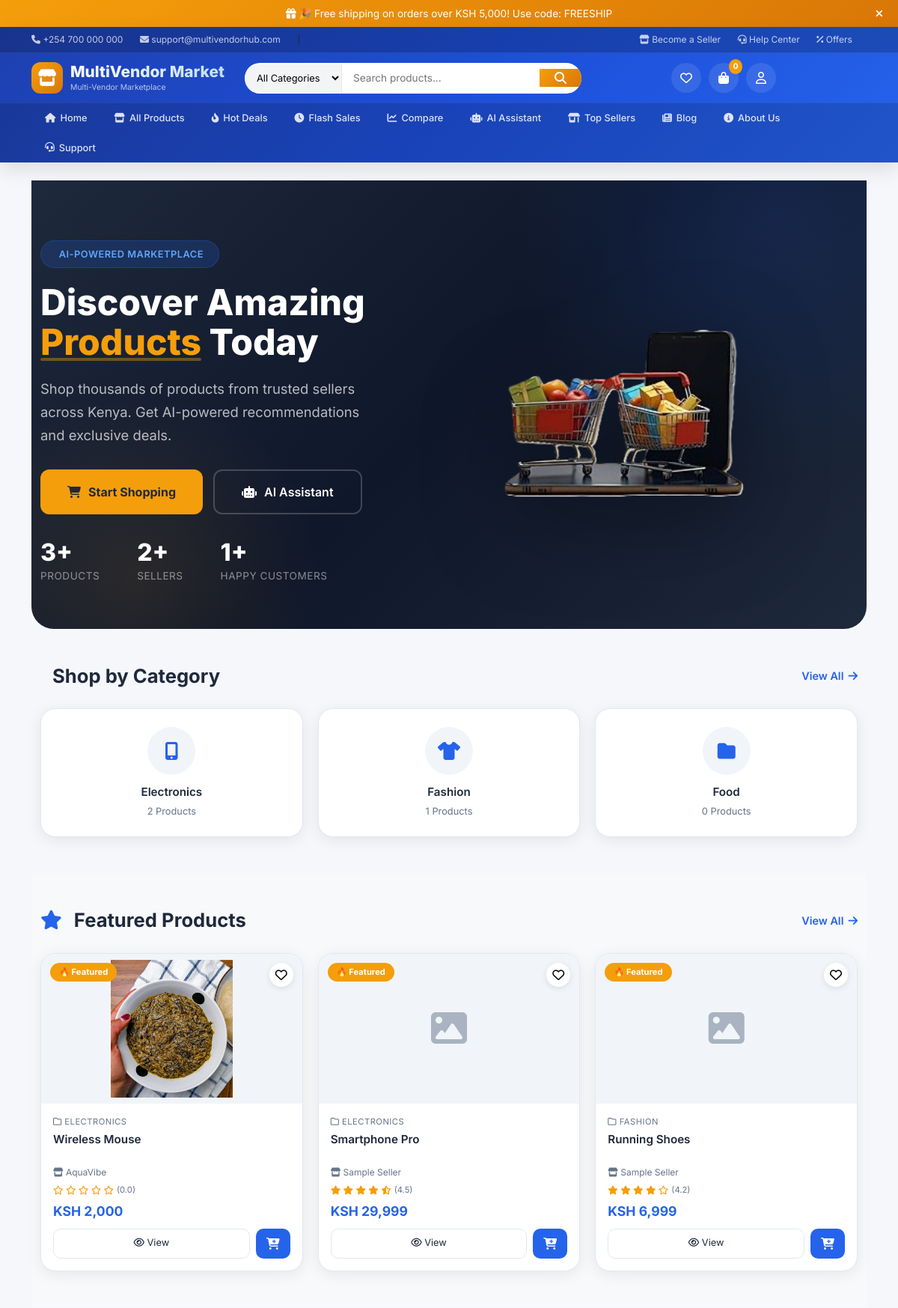
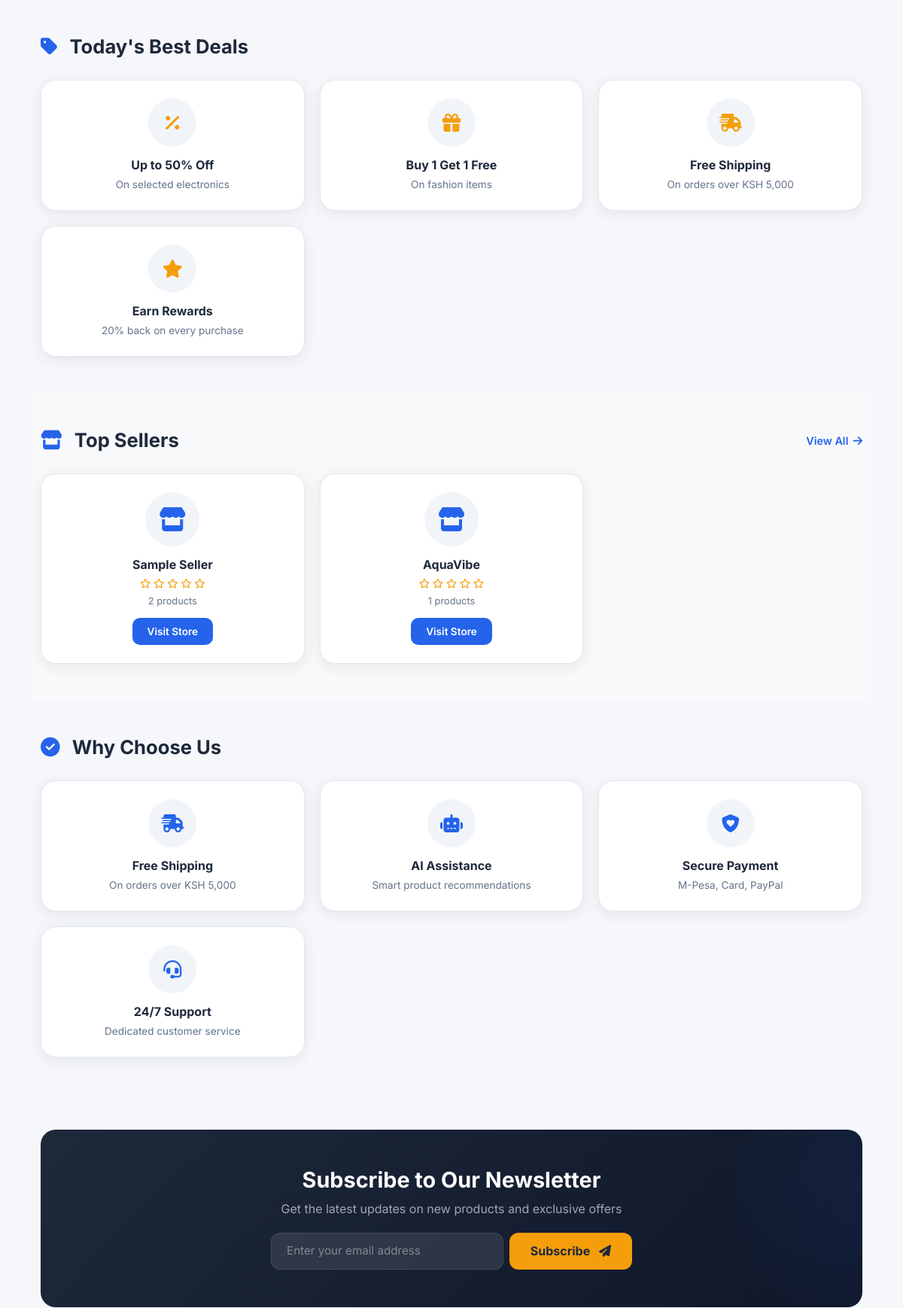
The page / (upper part) on the database its author committed (2 pictures, top to bottom).
### tables this page shows
CREATE TABLE `categories` (
  `id` int(11) NOT NULL,
  `name` varchar(120) NOT NULL,
  `slug` varchar(150) NOT NULL,
  `description` text DEFAULT NULL,
  `created_at` datetime NOT NULL
);

CREATE TABLE `products` (
  `id` int(11) NOT NULL,
  `seller_id` int(11) NOT NULL,
  `category_id` int(11) DEFAULT NULL,
  `name` varchar(190) NOT NULL,
  `slug` varchar(220) NOT NULL,
  `short_description` varchar(255) NOT NULL,
  `description` text DEFAULT NULL,
  `price` decimal(12,2) NOT NULL,
  `stock` int(11) NOT NULL DEFAULT 0,
  `brand` varchar(120) DEFAULT NULL,
  `status` enum('draft','pending','approved','rejected') NOT NULL DEFAULT 'pending',
  `rating` decimal(3,2) DEFAULT 0.00,
  `created_at` datetime NOT NULL,
  `updated_at` datetime DEFAULT NULL
);

CREATE TABLE `product_images` (
  `id` int(11) NOT NULL,
  `product_id` int(11) NOT NULL,
  `filename` varchar(255) NOT NULL,
  `created_at` datetime NOT NULL
);

CREATE TABLE `sellers` (
  `id` int(11) NOT NULL,
  `user_id` int(11) NOT NULL,
  `shop_name` varchar(150) NOT NULL,
  `shop_logo` varchar(255) DEFAULT NULL,
  `phone` varchar(60) NOT NULL,
  `business_id` varchar(100) NOT NULL,
  `id_image` varchar(255) DEFAULT NULL,
  `description` text DEFAULT NULL,
  `location` varchar(255) DEFAULT NULL,
  `status` enum('pending','verified','rejected') NOT NULL DEFAULT 'pending',
  `subscription_status` enum('active','expired','none') NOT NULL DEFAULT 'none',
  `subscription_expires` date DEFAULT NULL,
  `created_at` datetime NOT NULL
);

### index.php (the view, shortened to what the rows shown need)
<?php
require_once 'includes/header.php';
$products = get_products($mysqli, 8);
$categories_sql = "SELECT c.*, COUNT(p.id) as product_count
                   FROM categories c
                   LEFT JOIN products p ON p.category_id = c.id AND p.status = 'approved'
                   GROUP BY c.id
                   ORDER BY product_count DESC
                   LIMIT 4";
$categories_result = $mysqli->query($categories_sql);
$categories = [];
if ($categories_result) {
    while ($cat = $categories_result->fetch_assoc()) {
        $categories[] = $cat;
    }
}
$top_sellers_sql = "SELECT s.id, s.shop_name, s.shop_logo, u.name as owner_name,
                    COUNT(DISTINCT p.id) as product_count,
                    COALESCE(AVG(r.rating), 0) as avg_rating
                    FROM sellers s
                    JOIN users u ON u.id = s.user_id
                    LEFT JOIN products p ON p.seller_id = s.id AND p.status = 'approved'
                    LEFT JOIN reviews r ON r.product_id = p.id
                    WHERE s.status = 'verified'
                    GROUP BY s.id
                    ORDER BY product_count DESC
                    LIMIT 4";
$top_sellers_result = $mysqli->query($top_sellers_sql);
$top_sellers = [];
if ($top_sellers_result) {
    while ($seller = $top_sellers_result->fetch_assoc()) {
        $top_sellers[] = $seller;
    }
}
$category_icons = [
    'Electronics' => 'fa-mobile-screen-button',
    'Fashion' => 'fa-shirt',
    'Home & Living' => 'fa-couch',
    'Beauty' => 'fa-spray-can-sparkles',
    'default' => 'fa-folder'
];
?>
<section class="hero-modern">
    <div class="container">
        <div class="row align-items-center hero-content">
            <div class="col-lg-5">
                <h1 class="hero-title">
                    Discover Amazing<br>
                    <span>Products</span> Today
                </h1>
            </div>
        </div>
    </div>
</section>
<section class="py-5">
    <div class="container">
        <div class="section-header-modern">
            <h2 class="section-title-modern">
                <i class="fa-solid fa-grid-2"></i> Shop by Category
            </h2>
        </div>
        <div class="category-grid">
            <?php foreach ($categories as $category): ?>
                <div class="category-card-modern" onclick="window.location.href='shop.php?category=<?= $category['id'] ?>'">
                    <div class="cat-icon">
                        <i class="fa-solid <?= $category_icons[$category['name']] ?? $category_icons['default'] ?>"></i>
                    </div>
                    <div class="cat-name"><?= sanitize($category['name']) ?></div>
                    <div class="cat-count"><?= number_format($category['product_count'] ?? 0) ?> Products</div>
                </div>
            <?php endforeach; ?>
        </div>
    </div>
</section>
<section class="py-5 bg-light">
    <div class="container">
        <div class="section-header-modern">
            <h2 class="section-title-modern">
                <i class="fa-solid fa-star"></i> Featured Products
            </h2>
        </div>
        <div class="product-grid">
            <?php if ($products && $products->num_rows > 0): ?>
                <?php while ($product = $products->fetch_assoc()):
                    $image_result = $mysqli->query("SELECT filename FROM product_images WHERE product_id = {$product['id']} LIMIT 1");
                    $image = $image_result ? $image_result->fetch_assoc() : null;
                    $has_image = $image && !empty($image['filename']) && file_exists('uploads/products/' . $image['filename']);
                ?>
                    <div class="product-card-modern">
                        <span class="product-badge">🔥 Featured</span>
                        <button class="product-wishlist" onclick="addToWishlist(<?= $product['id'] ?>)">
                            <i class="fa-regular fa-heart"></i>
                        </button>
                        <div class="product-image-container">
                            <?php if ($has_image): ?>
                                <img src="uploads/products/<?= sanitize($image['filename']) ?>"
                                     class="product-img"
                                     alt="<?= sanitize($product['name']) ?>"
                                     loading="lazy">
                            <?php else: ?>
                                <div class="product-img-placeholder">
                                    <i class="fa-solid fa-image"></i>
                                </div>
                            <?php endif; ?>
                        </div>
                        <div class="product-info">
                            <div class="product-category">
                                <i class="fa-regular fa-folder"></i> <?= sanitize($product['category_name'] ?? 'Uncategorized') ?>
                            </div>
                            <div class="product-name">
                                <a href="product.php?id=<?= $product['id'] ?>"><?= sanitize($product['name']) ?></a>
                            </div>
                            <div class="product-seller">
                                <i class="fa-solid fa-store"></i> <?= sanitize($product['shop_name'] ?? 'Unknown Seller') ?>
                            </div>
                            <div class="product-rating">
                                <div class="stars">
                                    <?php
                                    $rating = round($product['rating'] ?? 0, 1);
                                    for($i = 1; $i <= 5; $i++): ?>
                                        <?php if($i <= floor($rating)): ?>
                                            <i class="fa-solid fa-star"></i>
                                        <?php elseif($i - 0.5 <= $rating): ?>
                                            <i class="fa-solid fa-star-half-stroke"></i>
                                        <?php else: ?>
                                            <i class="fa-regular fa-star"></i>
                                        <?php endif; ?>
                                    <?php endfor; ?>
                                </div>
                                <span class="rating-text">(<?= number_format($rating, 1) ?>)</span>
                            </div>
                            <div class="product-price">KSH <?= number_format($product['price']) ?></div>
                            <div class="product-actions">
                                <a href="product.php?id=<?= $product['id'] ?>" class="btn-view">
                                    <i class="fa-regular fa-eye"></i> View
                                </a>
                                <button class="btn-cart" onclick="addToCart(<?= $product['id'] ?>)">
                                    <i class="fa-solid fa-cart-plus"></i>
                                </button>
                            </div>
                        </div>
                    </div>
                <?php endwhile; ?>
            <?php endif; ?>
        </div>
    </div>
</section>
<section class="py-5">
    <div class="container">
        <div class="section-header-modern">
            <h2 class="section-title-modern">
                <i class="fa-solid fa-tag"></i> Today's Best Deals
            </h2>
        </div>
    </div>
</section>
<section class="py-5 bg-light">
    <div class="container">
        <div class="section-header-modern">
            <h2 class="section-title-modern">
                <i class="fa-solid fa-store"></i> Top Sellers
            </h2>
        </div>
        <div class="seller-grid">
            <?php if (!empty($top_sellers)): ?>
                <?php foreach ($top_sellers as $seller): ?>
                    <div class="seller-card-modern">
                        <div class="seller-avatar">
                            <i class="fa-solid fa-store"></i>
                        </div>
                        <div class="seller-name"><?= sanitize($seller['shop_name']) ?></div>
                        <div class="seller-rating">
                            <?php
                            $rating = round($seller['avg_rating'] ?? 0, 1);
                            for($i = 1; $i <= 5; $i++): ?>
                                <?php if($i <= floor($rating)): ?>
                                    <i class="fa-solid fa-star"></i>
                                <?php elseif($i - 0.5 <= $rating): ?>
                                    <i class="fa-solid fa-star-half-stroke"></i>
                                <?php else: ?>
                                    <i class="fa-regular fa-star"></i>
                                <?php endif; ?>
                            <?php endfor; ?>
                        </div>
                        <div class="seller-products"><?= number_format($seller['product_count'] ?? 0) ?> products</div>
                        <a href="seller.php?id=<?= $seller['id'] ?>" class="btn-visit">Visit Store</a>
                    </div>
                <?php endforeach; ?>
            <?php endif; ?>
        </div>
    </div>
</section>
<section class="py-5">
    <div class="container">
        <div class="section-header-modern">
            <h2 class="section-title-modern">
                <i class="fa-solid fa-circle-check"></i> Why Choose Us
            </h2>
        </div>
    </div>
</section>
<?php require_once 'includes/footer.php'; ?>

### rows shown on the page
categories: name "Electronics", product_count "2"
categories: name "Fashion", product_count "1"
categories: name "Food", product_count "0"
products: product_images.filename (picture), category.name "ELECTRONICS", name "Wireless Mouse", seller.shop_name "AquaVibe", rating "0.0", price "2,000"
products: category.name "ELECTRONICS", name "Smartphone Pro", seller.shop_name "Sample Seller", rating "4.5", price "29,999"
products: category.name "FASHION", name "Running Shoes", seller.shop_name "Sample Seller", rating "4.2", price "6,999"
sellers: shop_name "Sample Seller", product_count "2"
sellers: shop_name "AquaVibe", product_count "1"

### other values the page prints
SITE_NAME "MultiVendor Market"
$cart_count "0"
$stats['total_products'] "3"
$stats['total_sellers'] "2"
$stats['total_customers'] "1"
